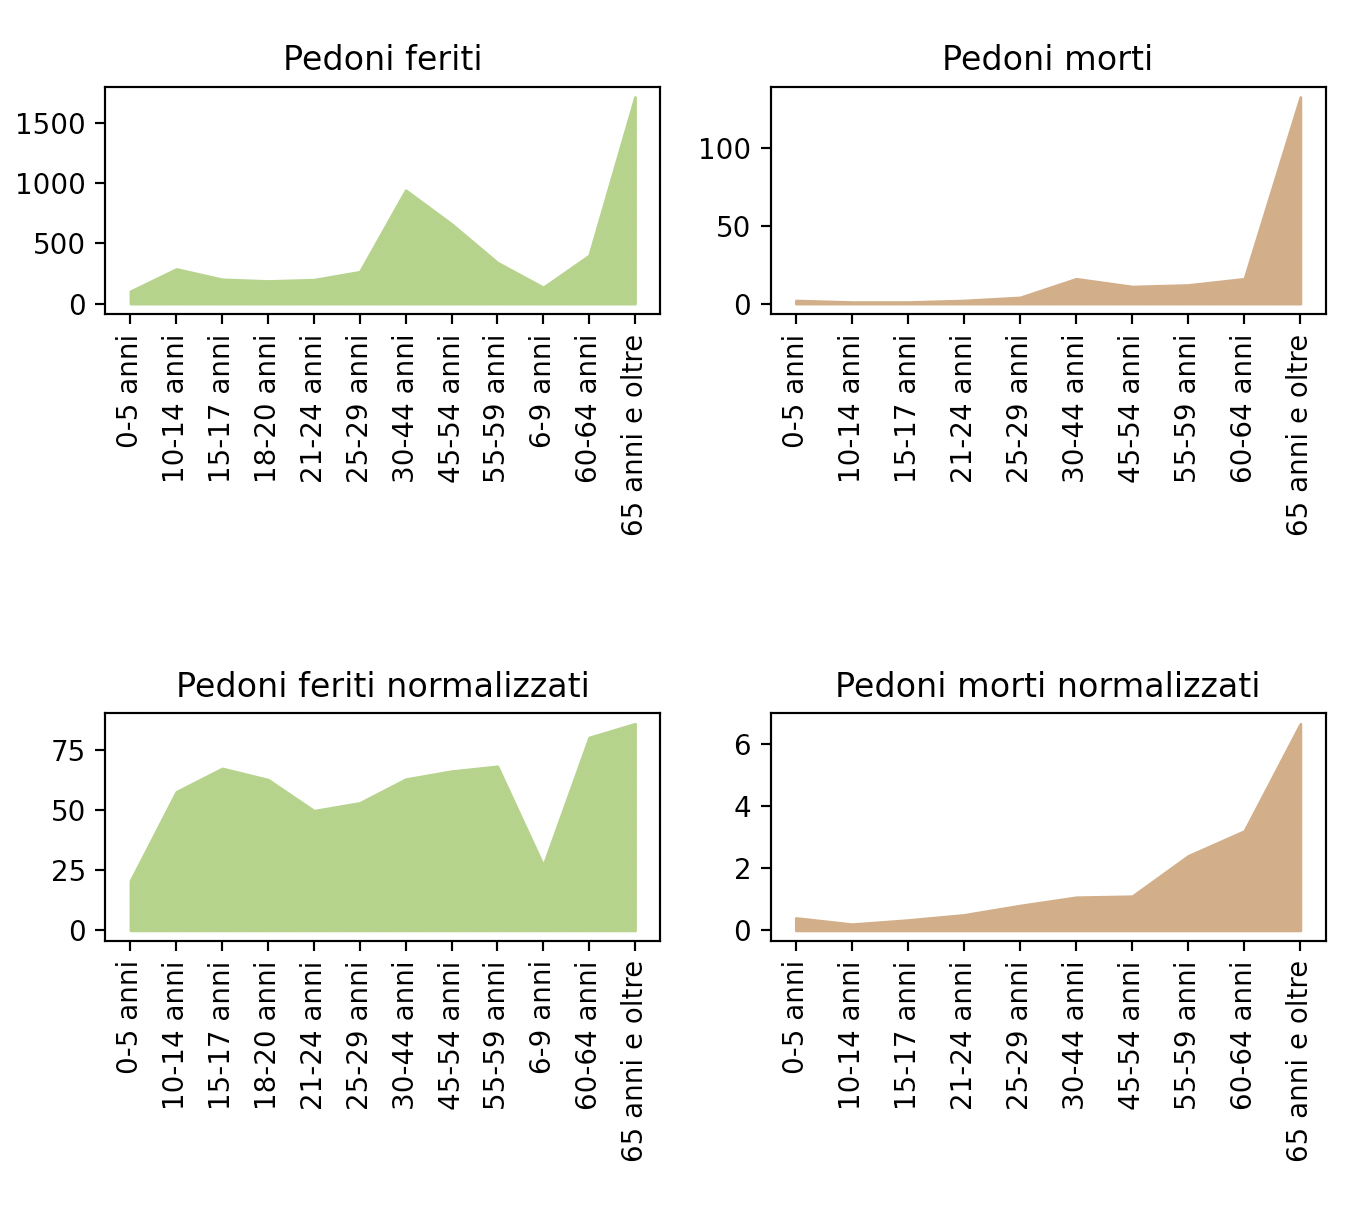

Reproduce this figure in Python.

import pandas as pd
import matplotlib.pyplot as plt
import sys
sys.path.append('src')
import label_utils

path = "dataset/incidenti/incidenti_2011.txt"

data = pd.read_csv(path, sep="\t")

pedoni_morti = data['pedone_morto_1__et_']
pedoni_morti = pedoni_morti[pedoni_morti != '  '].astype(int)
pedoni_morti = label_utils.join_labels(pedoni_morti, 'dataset/incidenti/Classificazioni/veicolo__a___et__conducente.csv')
pedoni_morti = pedoni_morti.value_counts().sort_index()

pedoni_feriti = data['pedone_ferito_1__et_']
pedoni_feriti = pedoni_feriti[pedoni_feriti != '  '].astype(int)
pedoni_feriti = label_utils.join_labels(pedoni_feriti, 'dataset/incidenti/Classificazioni/veicolo__a___et__conducente.csv')
pedoni_feriti = pedoni_feriti.value_counts().sort_index()

anni_per_fascia_feriti = pd.Series([5,5,3,3,4,5,15,10,5,5,5,20,1])
anni_per_fascia_morti = pd.Series([5,5,3,4,5,15,10,5,5,20,1])

# print(pedoni_morti)
# print(popolazione_std)

import numpy as np

pedoni_feriti_vals = pedoni_feriti.values / np.array(anni_per_fascia_feriti)
pedoni_morti_vals = pedoni_morti.values / np.array(anni_per_fascia_morti)

pedoni_feriti_norm = pd.Series(pedoni_feriti_vals, index=pedoni_feriti.index)
pedoni_morti_norm = pd.Series(pedoni_morti_vals, index=pedoni_morti.index)

pedoni_feriti = pedoni_feriti[:-1]
pedoni_morti = pedoni_morti[:-1]
pedoni_feriti_norm = pedoni_feriti_norm[:-1]
pedoni_morti_norm = pedoni_morti_norm[:-1]

plt.subplot(221)
plt.xticks(rotation=90)
plt.fill_between(pedoni_feriti.index, pedoni_feriti, color='#a1ce71')
plt.title("Pedoni feriti")
plt.tight_layout()

plt.subplot(222)
plt.xticks(rotation=90)
plt.fill_between(pedoni_morti.index, pedoni_morti, color='#ce9e71')
plt.title("Pedoni morti")
plt.tight_layout()

plt.subplot(223)
plt.fill_between(pedoni_feriti_norm.index, pedoni_feriti_norm, color="#a1ce71")
plt.xticks(rotation=90)
plt.title("Pedoni feriti normalizzati")
plt.tight_layout()

plt.subplot(224)
plt.xticks(rotation=90)
plt.fill_between(pedoni_morti_norm.index, pedoni_morti_norm, color='#ce9e71')
plt.title("Pedoni morti normalizzati")
plt.tight_layout()

plt.show()
